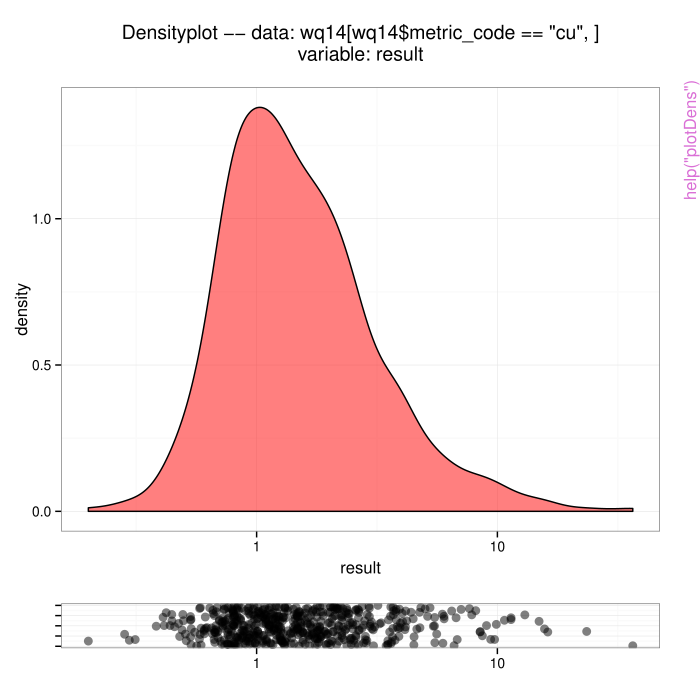

This figure's R source:
pkgname <- "pmtools"
source(file.path(R.home("share"), "R", "examples-header.R"))
options(warn = 1)
options(pager = "console")
base::assign(".ExTimings", "pmtools-Ex.timings", pos = 'CheckExEnv')
base::cat("name\tuser\tsystem\telapsed\n", file=base::get(".ExTimings", pos = 'CheckExEnv'))
base::assign(".format_ptime",
function(x) {
  if(!is.na(x[4L])) x[1L] <- x[1L] + x[4L]
  if(!is.na(x[5L])) x[2L] <- x[2L] + x[5L]
  options(OutDec = '.')
  format(x[1L:3L], digits = 7L)
},
pos = 'CheckExEnv')

### * </HEADER>
library('pmtools')

base::assign(".oldSearch", base::search(), pos = 'CheckExEnv')
cleanEx()
nameEx("mergeStatInfo")
### * mergeStatInfo

flush(stderr()); flush(stdout())

base::assign(".ptime", proc.time(), pos = "CheckExEnv")
### Name: mergeStatInfo
### Title: Merge PAWMAP station information into a data frame.
### Aliases: mergeStatInfo

### ** Examples

mergeStatInfo(wq14[wq14$metric_code == 'cu', ])



base::assign(".dptime", (proc.time() - get(".ptime", pos = "CheckExEnv")), pos = "CheckExEnv")
base::cat("mergeStatInfo", base::get(".format_ptime", pos = 'CheckExEnv')(get(".dptime", pos = "CheckExEnv")), "\n", file=base::get(".ExTimings", pos = 'CheckExEnv'), append=TRUE, sep="\t")
cleanEx()
nameEx("plotDens")
### * plotDens

flush(stderr()); flush(stdout())

base::assign(".ptime", proc.time(), pos = "CheckExEnv")
### Name: plotDens
### Title: Plot Density of a Variable
### Aliases: plotDens

### ** Examples

plotDens(wq14[wq14$metric_code == 'cu', ], 'result', xtrn='log10')



base::assign(".dptime", (proc.time() - get(".ptime", pos = "CheckExEnv")), pos = "CheckExEnv")
base::cat("plotDens", base::get(".format_ptime", pos = 'CheckExEnv')(get(".dptime", pos = "CheckExEnv")), "\n", file=base::get(".ExTimings", pos = 'CheckExEnv'), append=TRUE, sep="\t")
cleanEx()
nameEx("runMetMixMod")
### * runMetMixMod

flush(stderr()); flush(stdout())

base::assign(".ptime", proc.time(), pos = "CheckExEnv")
### Name: runMetMixMod
### Title: Run a Mixed Model for Metals and TSS in Streams.
### Aliases: runMetMixMod

### ** Examples

runMetMixMod(wq14, 'metric_name')



base::assign(".dptime", (proc.time() - get(".ptime", pos = "CheckExEnv")), pos = "CheckExEnv")
base::cat("runMetMixMod", base::get(".format_ptime", pos = 'CheckExEnv')(get(".dptime", pos = "CheckExEnv")), "\n", file=base::get(".ExTimings", pos = 'CheckExEnv'), append=TRUE, sep="\t")
cleanEx()
nameEx("saveMMMranEff")
### * saveMMMranEff

flush(stderr()); flush(stdout())

base::assign(".ptime", proc.time(), pos = "CheckExEnv")
### Name: saveMMMranEff
### Title: Save and Plot the Random Effects from a Mixed Model.
### Aliases: saveMMMranEff

### ** Examples

mods <- runMetMixMod(wq14, 'metric_name')
saveMMMranEff(mods)  # a data frame
saveMMMranEff(mods, plot = TRUE)  # a list with data frame and plots



base::assign(".dptime", (proc.time() - get(".ptime", pos = "CheckExEnv")), pos = "CheckExEnv")
base::cat("saveMMMranEff", base::get(".format_ptime", pos = 'CheckExEnv')(get(".dptime", pos = "CheckExEnv")), "\n", file=base::get(".ExTimings", pos = 'CheckExEnv'), append=TRUE, sep="\t")
### * <FOOTER>
###
options(digits = 7L)
base::cat("Time elapsed: ", proc.time() - base::get("ptime", pos = 'CheckExEnv'),"\n")
grDevices::dev.off()
###
### Local variables: ***
### mode: outline-minor ***
### outline-regexp: "\\(> \\)?### [*]+" ***
### End: ***
quit('no')
